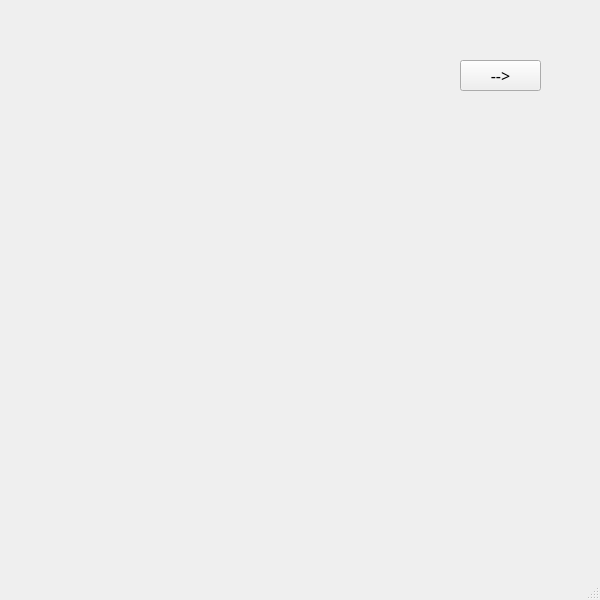
<?xml version="1.0" encoding="UTF-8"?>
<ui version="4.0">
 <class>histo3</class>
 <widget class="QMainWindow" name="histo3">
  <property name="geometry">
   <rect>
    <x>0</x>
    <y>0</y>
    <width>600</width>
    <height>600</height>
   </rect>
  </property>
  <property name="windowTitle">
   <string>MainWindow</string>
  </property>
  <widget class="QWidget" name="centralwidget">
   <widget class="QLabel" name="history3">
    <property name="geometry">
     <rect>
      <x>6</x>
      <y>2</y>
      <width>600</width>
      <height>600</height>
     </rect>
    </property>
    <property name="text">
     <string/>
    </property>
    <property name="pixmap">
     <pixmap resource="juegokawai.qrc">:/dentrosi.png</pixmap>
    </property>
   </widget>
   <widget class="QPushButton" name="seguir">
    <property name="geometry">
     <rect>
      <x>460</x>
      <y>60</y>
      <width>81</width>
      <height>31</height>
     </rect>
    </property>
    <property name="font">
     <font>
      <family>Myanmar Text</family>
      <pointsize>12</pointsize>
     </font>
    </property>
    <property name="text">
     <string>--&gt;</string>
    </property>
   </widget>
  </widget>
  <widget class="QMenuBar" name="menubar">
   <property name="geometry">
    <rect>
     <x>0</x>
     <y>0</y>
     <width>600</width>
     <height>21</height>
    </rect>
   </property>
  </widget>
  <widget class="QStatusBar" name="statusbar"/>
 </widget>
 <resources>
  <include location="juegokawai.qrc"/>
 </resources>
 <connections/>
</ui>
